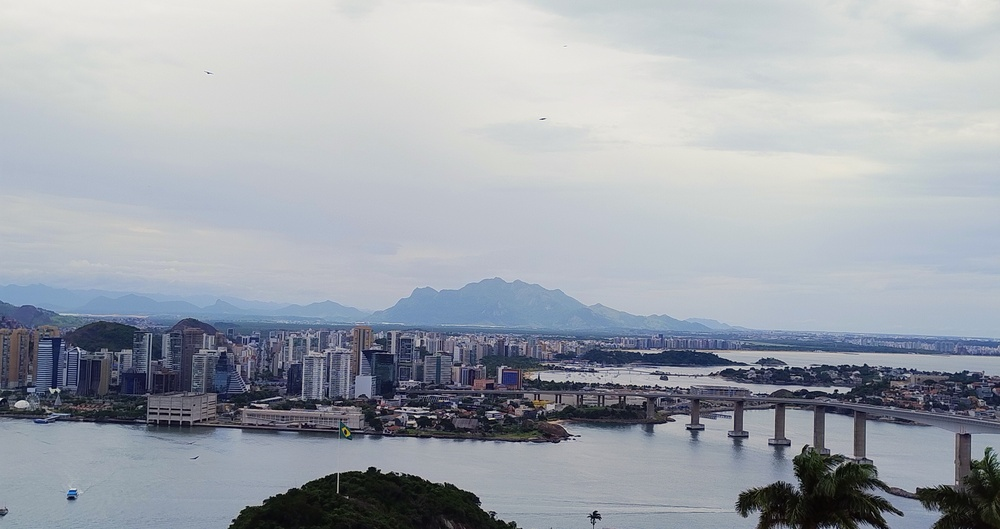
#> input picture Visualizacao_de_Dados/figuras/cidade_vitoria.jpg, 1000 x 529 px, shrunk from 4080 x 2160 before the run
$ python atividade2_5_histograma_imagem_RGB.py
#> lines starting #> are read from the running program, lines starting #| are printed output that depends on the picture
import matplotlib.pyplot as plt
from PIL import Image
import numpy as np

# Carrega a imagem
img = Image.open('../figuras/cidade_vitoria.jpg')
#> img is the input picture: PIL image 1000x529 RGB; mean R, G, B 159.9, 165.4, 173.5

# Converter a imagem para um array numpy
img_array = np.array(img)

# Gerar o histograma para cada canal RGB
plt.figure(figsize=(12, 6))

# Histograma do canal R
plt.subplot(1, 3, 1)
plt.hist(img_array[..., 0].ravel(), bins=256, color='red', alpha=0.6)
plt.title('Histograma do Canal Vermelho')
plt.xlim(0, 255)

# Histograma do canal G
plt.subplot(1, 3, 2)
plt.hist(img_array[..., 0].ravel(), bins=256, color='green', alpha=0.6)
plt.title('Histograma do Canal Verde')
plt.xlim(0, 255)

# Histograma do canal B
plt.subplot(1, 3, 3)
plt.hist(img_array[..., 0].ravel(), bins=256, color='blue', alpha=0.6)
plt.title('Histograma do Canal Azul')
plt.xlim(0, 255)

# Mostrar os histogramas
plt.tight_layout()
plt.show()
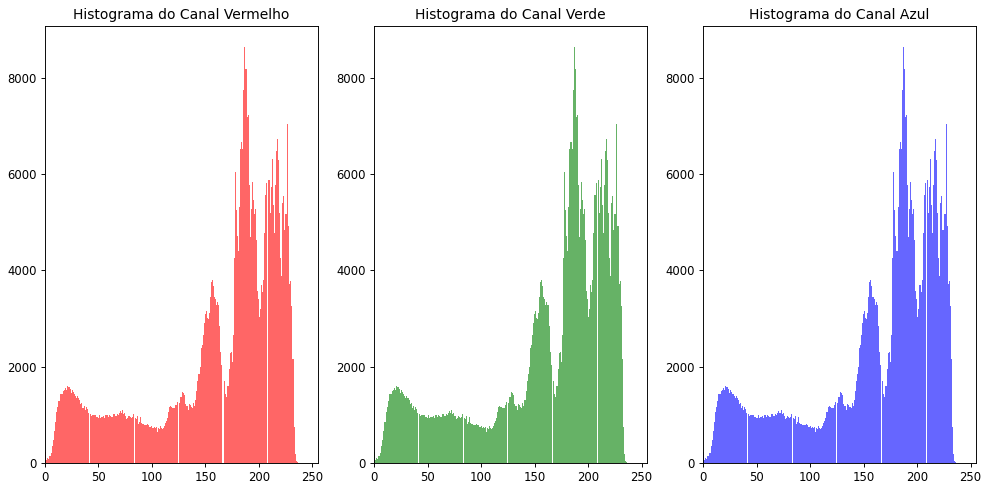
#> figure drawn by matplotlib, 3 panels; panel 1: tallest bar 8647 high, from x = 186.5 to 187.5; panel 2: tallest bar 8647 high, from x = 186.5 to 187.5; panel 3: tallest bar 8647 high, from x = 186.5 to 187.5

$ run again, with Visualizacao_de_Dados/figuras/mar_vitoria.jpg copied over Visualizacao_de_Dados/figuras/cidade_vitoria.jpg
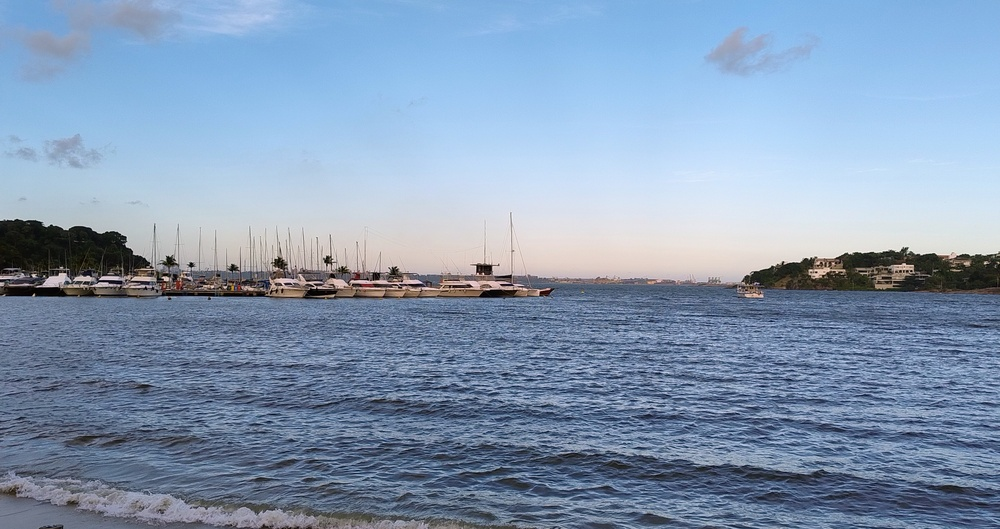
#> input picture Visualizacao_de_Dados/figuras/mar_vitoria.jpg, 1000 x 529 px, shrunk from 4080 x 2160 before the run
#> img is the input picture: PIL image 1000x529 RGB; mean R, G, B 132.9, 154.1, 180.3
#> `plt.show()`:
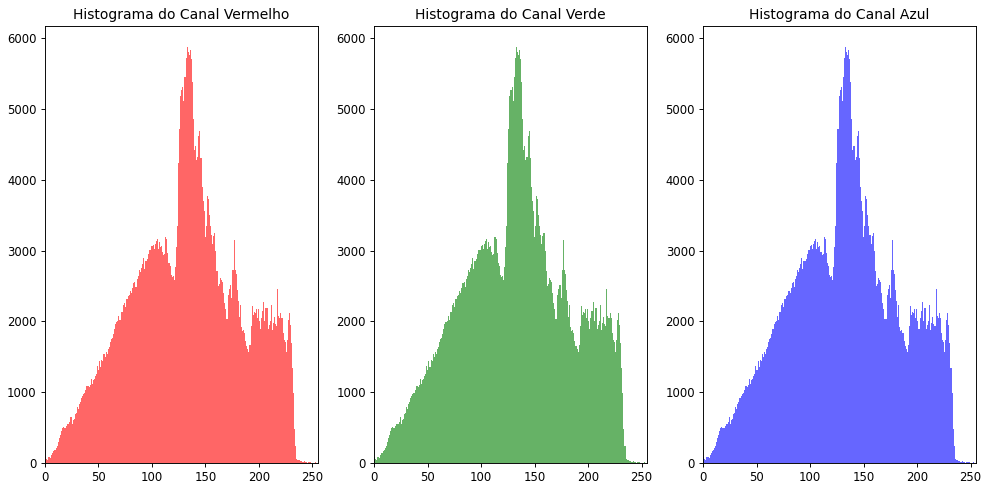
#> figure drawn by matplotlib, 3 panels; panel 1: tallest bar 5879 high, from x = 132.5 to 133.5; panel 2: tallest bar 5879 high, from x = 132.5 to 133.5; panel 3: tallest bar 5879 high, from x = 132.5 to 133.5
